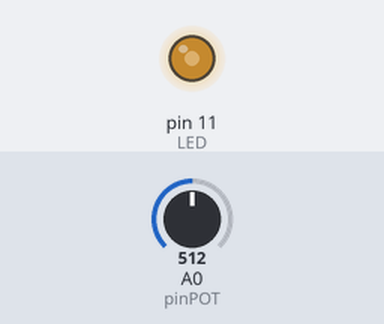
The sketch below on a simulated Arduino Uno, built with avr-gcc and run on an emulated ATmega328P. Parts: output pins drawn as LEDs (lit = HIGH). Inputs (shaded band) come from the test bench; at power-on: A0 (pinPOT) = 512.

Above: at 1.2 s.
1.3 s: A0 (pinPOT) set to 716
At 2.0 s:
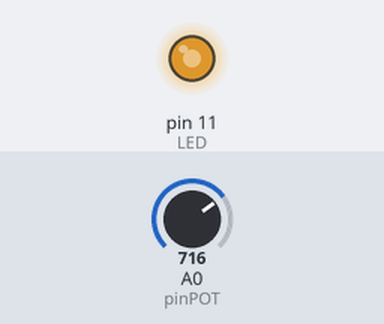
2.8 s: A0 (pinPOT) set to 900
At 3.2 s:
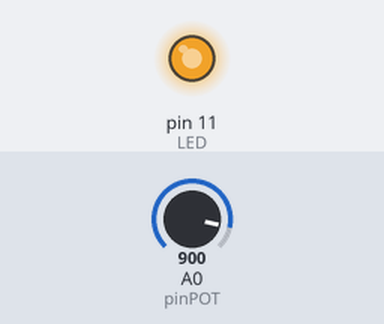
4.3 s: A0 (pinPOT) set to 122
At 5.5 s:
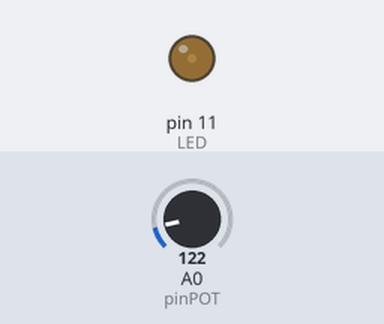
5.8 s: A0 (pinPOT) set to 0
At 6.6 s:
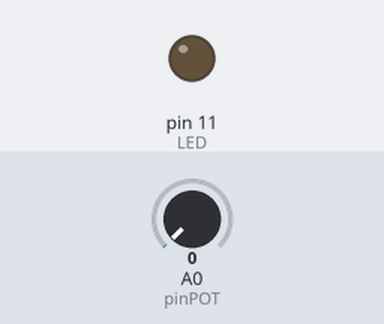
7.3 s: A0 (pinPOT) set to 511
At 7.8 s:
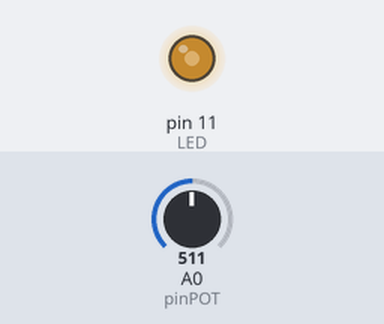
Timing chart, 0 to 9.8 s (numbered marks = the images above; inputs shaded):
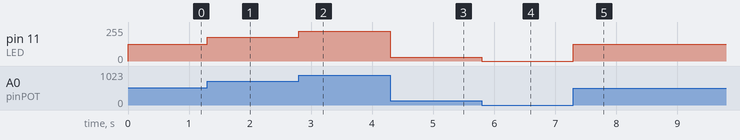

Measured:
- after the input at 1.3 s, pin 11 (LED): 127/255 → 178/255 at once
- after the input at 2.8 s, pin 11 (LED): 178/255 → 224/255 at once
- after the input at 4.3 s, pin 11 (LED): 224/255 → 30/255 at once
- after the input at 5.8 s, pin 11 (LED): 30/255 → 0/255 at once
- after the input at 7.3 s, pin 11 (LED): 0/255 → 127/255 at once

The sketch:

class2_PWM.ino
```cpp
const int pinPOT = A0;//Potenciometer pin
const int LED = 11;//LED pin
int leitura = 0;//Var leitura to stock ADC value
int pwm = 0;//Var pwm to stock duty cycle value

void setup() {
  pinMode(pinPOT, INPUT);
  pinMode(LED, OUTPUT);
}

void loop() {
  //read the Voltage of potenciometer
  leitura = analogRead(pinPOT);

  //Convert POTENCIOMETER value, 0-1023 => 0-255
  pwm = map(leitura, 0, 1023, 0, 255);

  //update the duty cycle, LED variable intensity
  analogWrite(LED, pwm);
}
```
